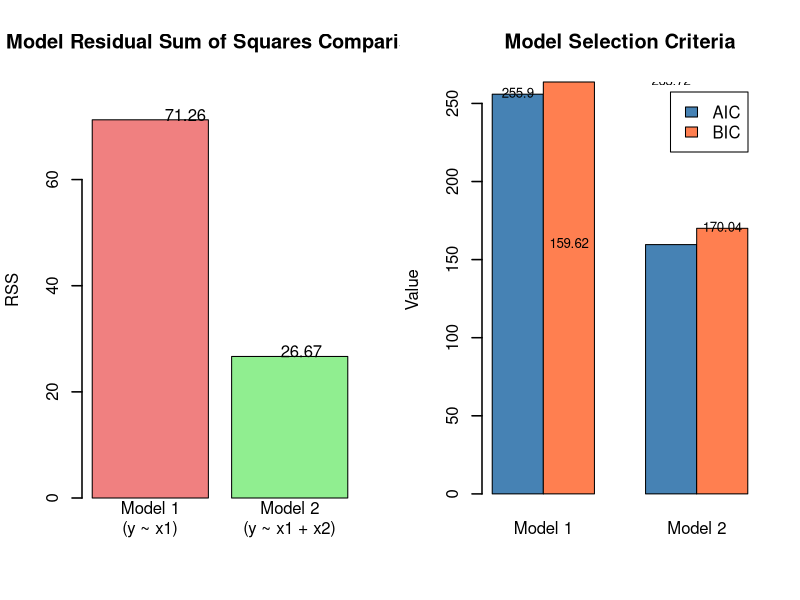

Write R code to recreate this figure.
## ---- chunk 1
#| echo: true
#| code-fold: false
#| fig-cap: "Chi-square Likelihood Ratio Test for Comparing Nested Linear Models"
#| label: fig-chi2-lrt

# Create sample data
set.seed(999)
n <- 100
x1 <- rnorm(n, mean = 0, sd = 1)
x2 <- rnorm(n, mean = 0, sd = 1)
y <- -1 + 1.5*x1 + 0.8*x2 + rnorm(n, 0, 0.5)  # linear response with noise

data <- data.frame(y = y, x1 = x1, x2 = x2)

# Fit two nested linear models
# Model 1 (reduced/null model): Only x1
model1 <- lm(y ~ x1, data = data)
print("Model 1 (Reduced): y ~ x1")
print(summary(model1))

# Model 2 (full/alternative model): x1 + x2
model2 <- lm(y ~ x1 + x2, data = data)
print("\nModel 2 (Full): y ~ x1 + x2")
print(summary(model2))

# Compare nested models using likelihood ratio test (F-test for linear models)
print("\nLikelihood Ratio Test: Model 1 vs Model 2")
lrt_result <- anova(model1, model2)
print(lrt_result)

# Extract test statistics
chi2_stat <- lrt_result$`F`[2]
p_value <- lrt_result$`Pr(>F)`[2]
df <- lrt_result$Df[2]

print(paste("F-statistic:", round(chi2_stat, 4)))
print(paste("p-value:", round(p_value, 4)))
print(paste("Numerator degrees of freedom:", df))

# Interpretation:
# If p-value > 0.05: we fail to reject H0 (reduced model is sufficient, x2 doesn't add significant information)
# If p-value < 0.05: we reject H0 (full model is better, x2 adds significant explanatory power)
## ---- chunk 2
#| echo: true
#| code-fold: false
#| fig-cap: "Linear Model Comparison: RSS and Information Criteria"
#| label: fig-chi2-deviance

# Set up 1x2 panel layout
par(mfrow = c(1, 2))

# Panel 1: Extract and compare residual sum of squares (RSS)
rss1 <- sum(residuals(model1)^2)
rss2 <- sum(residuals(model2)^2)

model_names <- c("Model 1\n(y ~ x1)", "Model 2\n(y ~ x1 + x2)")
rss_values <- c(rss1, rss2)

barplot(rss_values,
        names.arg = model_names,
        main = "Model Residual Sum of Squares Comparison",
        ylab = "RSS",
        col = c("lightcoral", "lightgreen"),
        border = "black",
        lwd = 1.5,
        ylim = c(0, max(rss_values) * 1.1))

# Add values on bars
text(1:2, rss_values + 1, round(rss_values, 2), ha = "center", cex = 1)

# Panel 2: AIC and BIC comparison
aic1 <- AIC(model1)
aic2 <- AIC(model2)
bic1 <- BIC(model1)
bic2 <- BIC(model2)

comparison <- data.frame(
  Model = c("Model 1", "Model 2"),
  AIC = c(aic1, aic2),
  BIC = c(bic1, bic2)
)

# Create a grouped barplot
x_pos <- barplot(t(comparison[, c("AIC", "BIC")]),
                 names.arg = comparison$Model,
                 main = "Model Selection Criteria",
                 ylab = "Value",
                 col = c("steelblue", "coral"),
                 legend = TRUE,
                 beside = TRUE,
                 border = "black",
                 lwd = 1.5)

# Add values on bars
text(x_pos, c(aic1, aic2, bic1, bic2) + 1, round(c(aic1, aic2, bic1, bic2), 2), ha = "center", cex = 0.8)

# Reset plot layout
par(mfrow = c(1, 1))
